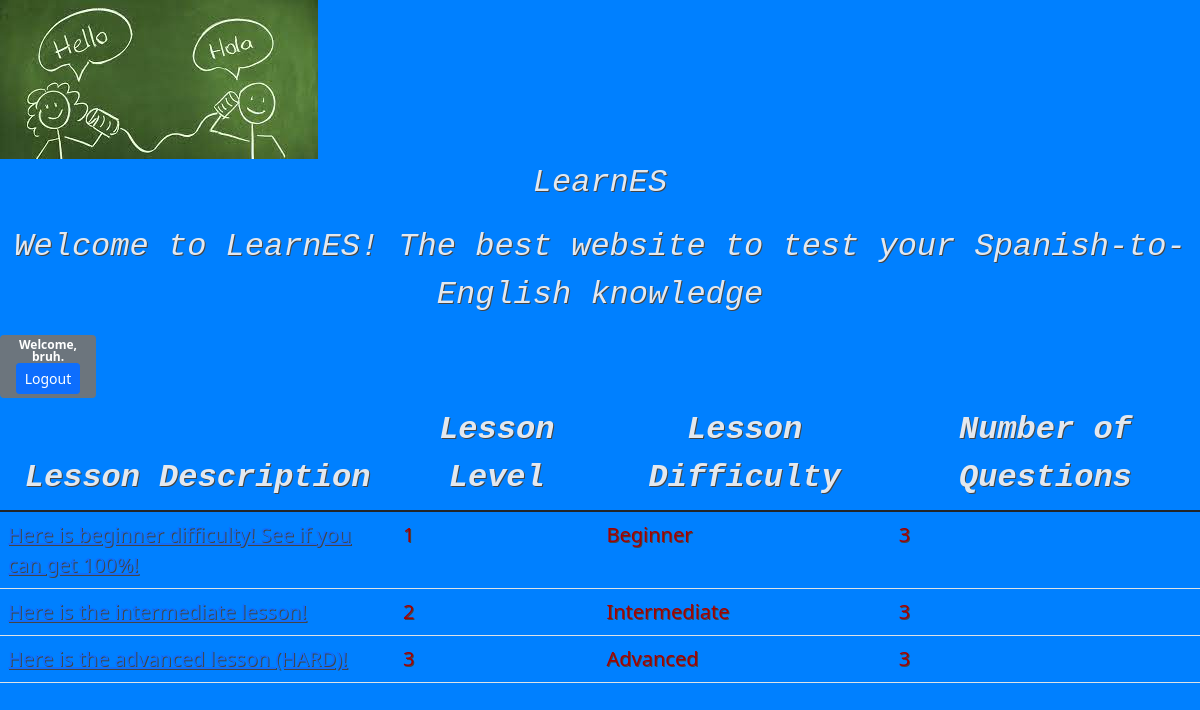
The page /lessons/ (signed in) on the database its author committed.
### learnES/models.py (models this page shows, shortened)
class Lesson(models.Model):
  level = models.IntegerField(blank=False, default=0, validators=[MinValueValidator(1), MaxValueValidator(3)])
  description = models.CharField(max_length=300, null=True)
  number_of_questions = models.IntegerField(default=1)
  difficulty= models.CharField(max_length=50, blank=False)

### learnES/views.py (the view)
# urls.py: path('lessons/', lessons, name='lessons'),
@login_required
def lessons(request):
    lessons = Lesson.objects.all().order_by('level')
    context = {"lessons": lessons}
    return render(request, "lessons/index.html", context)

### learnES/templates/lessons/index.html (shortened to what this page needs)
{% extends 'base.html' %}
{% block content %}
{% load static %}
    <link href="https://cdn.jsdelivr.net/npm/bootstrap@5.1.3/dist/css/bootstrap.min.css" rel="stylesheet">
    <link rel="stylesheet" href="{% static 'index.css' %}">
    <table class="table">
    <thead>
        <th class="text"><i>Lesson Description</i></th>
        <th class="text"><i>Lesson Level</i></th>
        <th class="text"><i>Lesson Difficulty</i></th>
        <th class="text"><i>Number of Questions</i></th>
    </thead>
    <tbody>
{% for lesson in lessons %}
    <tr>
        <td class="text2"><a href="{% url 'lesson-detail' lesson.id %}">{{ lesson.description }}</a></td>
        <td class="text2">{{ lesson.level }}</td>
        <td class="text2">{{ lesson.difficulty }}</td>
        <td class="text2">{{ lesson.number_of_questions }}</td>
{% endfor %}
    </tbody>
</table>
{% endblock %}

### learnES/templates/base.html (shortened to what this page needs)
{% load static %}
<!DOCTYPE html>
<html>
  <head>
    <link href="https://cdn.jsdelivr.net/npm/bootstrap@5.1.3/dist/css/bootstrap.min.css" rel="stylesheet">
    <link rel="stylesheet" href="{% static 'base.css' %}">
    <img src="{% static 'learnes.jpeg' %}">
  </head>
  <body>
    <header>
      <p class="text"><i>LearnES </i></p>
      <p class="text"> <i>Welcome to LearnES! The best website to test your Spanish-to-English knowledge </i> </p>
      <div class="badge bg-secondary text-wrap" style="width: 6rem;">
      Welcome, {{ user.username }}. <a class="btn btn-sm btn-primary" href="{% url 'logout' %}">Logout</a>
      </div>
    <br>
    </header>
    {% block content %}
    {% endblock %}
  </body>
</html>

### learnES/static/base.css (style rules this page uses)
body { background-color: slategray; }
.text { color: #e3e8ee; font: w3-monospace; text-shadow:1px 1px 0 #444; font-size: xx-large; font-family: "Lucida Console", "Courier New", monospace; position: relative; text-align: center; }

### learnES/static/index.css (style rules this page uses)
body { background-color: #0080ff; }
.text2 { color: #a30000; font: w3-monospace; text-shadow:1px 1px 0 #444; font-size: 20px; text:italic; }

### rows shown on the page
Lesson: description "Here is beginner difficulty! See if you can get 100%!", level "1", difficulty "Beginner", number_of_questions "3"
Lesson: description "Here is the intermediate lesson!", level "2", difficulty "Intermediate", number_of_questions "3"
Lesson: description "Here is the advanced lesson (HARD)!", level "3", difficulty "Advanced", number_of_questions "3"

### other values the page prints
{{ user.username }} "bruh"
